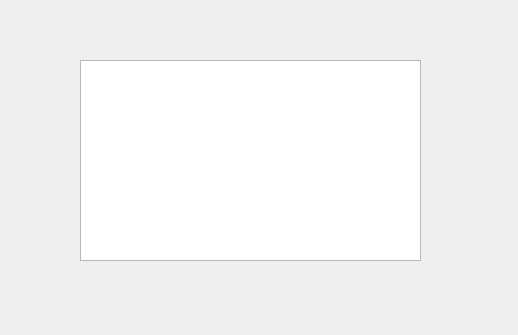
<?xml version="1.0" encoding="UTF-8"?>
<ui version="4.0">
 <class>Widget</class>
 <widget class="QWidget" name="Widget">
  <property name="geometry">
   <rect>
    <x>0</x>
    <y>0</y>
    <width>518</width>
    <height>335</height>
   </rect>
  </property>
  <property name="windowTitle">
   <string>Widget</string>
  </property>
  <widget class="QTableWidget" name="tableWidget">
   <property name="geometry">
    <rect>
     <x>80</x>
     <y>60</y>
     <width>341</width>
     <height>201</height>
    </rect>
   </property>
   <property name="sizePolicy">
    <sizepolicy hsizetype="Expanding" vsizetype="Expanding">
     <horstretch>0</horstretch>
     <verstretch>0</verstretch>
    </sizepolicy>
   </property>
  </widget>
 </widget>
 <resources/>
 <connections/>
</ui>
